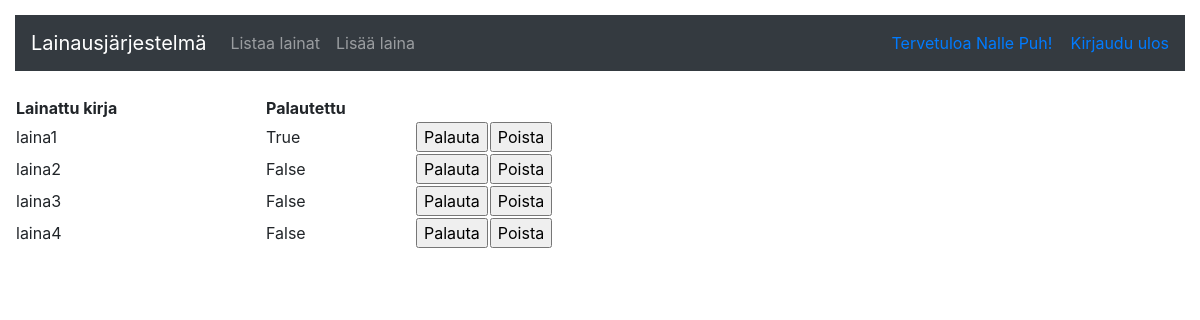
Page /loans/ (signed in) on the earlier database version.
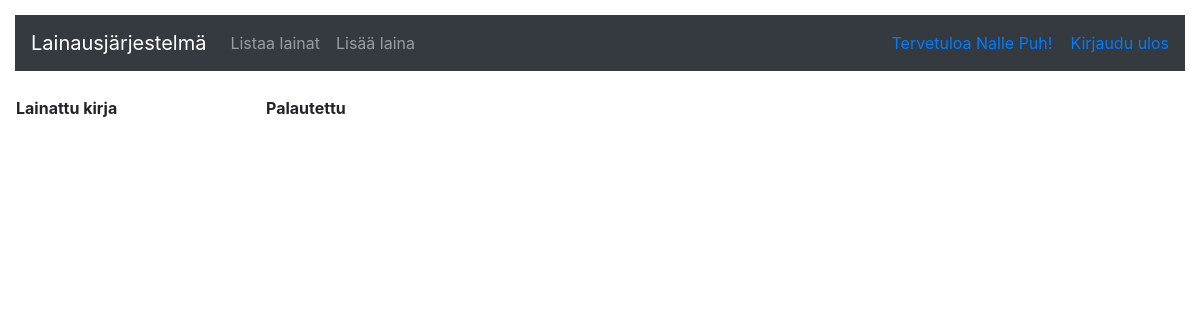
Same page on the later database version.
### application/auth/models.py (models this page shows, shortened)
class User(Base):
    __tablename__ = "account"
    name = db.Column(db.String(144), nullable=False)
    username = db.Column(db.String(144), nullable=False)
    password = db.Column(db.String(144), nullable=False)
    tasks = db.relationship("Loan", backref='account', lazy=True)

### application/loans/models.py (models this page shows, shortened)
class Loan(Base):
    name = db.Column(db.String(144), nullable=False)
    returned = db.Column(db.Boolean, nullable=False)
    account_id = db.Column(db.Integer, db.ForeignKey('account.id'), nullable=False)

### application/loans/views.py (the view)
@app.route("/loans/", methods=["GET"])
@login_required
def loans_index():
    return render_template("loans/list.html", loans = Loan.query.all())

### application/__init__.py (called while the page is built)
@login_manager.user_loader
def load_user(user_id):
    return User.query.get(user_id)

### application/templates/loans/list.html
{% extends "layout.html" %}
{% block body %}
  <table cellspacing="2">
    <tr>
      <th width="250" align="left">Lainattu kirja</th>
      <th width="150" align="left">Palautettu</th>
      <th></th>
    </tr>
    {% for loan in loans %}
    <tr>
      <td>{{ loan.name }}</td>
      <td align="left">{{ loan.returned }}</td>
      <td>
        <form method="POST" action="{{ url_for('loans_set_returned', loan_id=loan.id) }}">
          <input type="submit" value="Palauta"/>
        </form>
      </td>
      <td>
        <form method="GET" action="{{ url_for('loans_delete', loan_id=loan.id) }}">
          <input type="submit" value="Poista"/>
        </form>
      </td>
    </tr>
    {% endfor %}
  </table>
{% endblock %}

### application/templates/layout.html (shortened to what this page needs)
<!DOCTYPE html>
  <html>
    <head>
      <link rel="stylesheet" href="https://maxcdn.bootstrapcdn.com/bootstrap/4.0.0/css/bootstrap.min.css">
    </head>
    <body>
      <nav class="navbar navbar-expand-md navbar-dark bg-dark mb-4">
        <a class="navbar-brand" href="{{ url_for('index') }}">Lainausjärjestelmä</a>
	      <div class="collapse navbar-collapse" id="navbarCollapse">
          <ul class="navbar-nav mr-auto">
            <li class="nav-item">
              <a class="nav-link" href="{{ url_for('loans_index') }} ">Listaa lainat</a>
            </li>
            <li>
              <a class="nav-link" href="{{ url_for('loans_form') }} ">Lisää laina</a>
            </li>
          </ul>
          <div class="form-inline mt-2 mt-md-0">
            {% if current_user.is_authenticated %}
            <a href="{{ url_for('auth_logout') }}">Tervetuloa {{ current_user.name }}! &nbsp;&nbsp; Kirjaudu ulos</a>
            {% else %}
            <a href="{{ url_for('auth_login') }}">Kirjaudu sisään</a>
            &nbsp;&nbsp;
            <a href="{{ url_for('auth_register') }}">Rekisteröidy</a>
            </p>
            {% endif %}
          </div>
        </div>
      </nav>
      {% block body %}{% endblock %}
    </body>
  </html>

### application/templates/layout.html (style rules this page uses)
body { padding: 15px; }

Differences in the rows shown:
removed Loan: name "laina1", returned "True"
removed Loan: name "laina2", returned "False"
removed Loan: name "laina3", returned "False"
removed Loan: name "laina4", returned "False"
